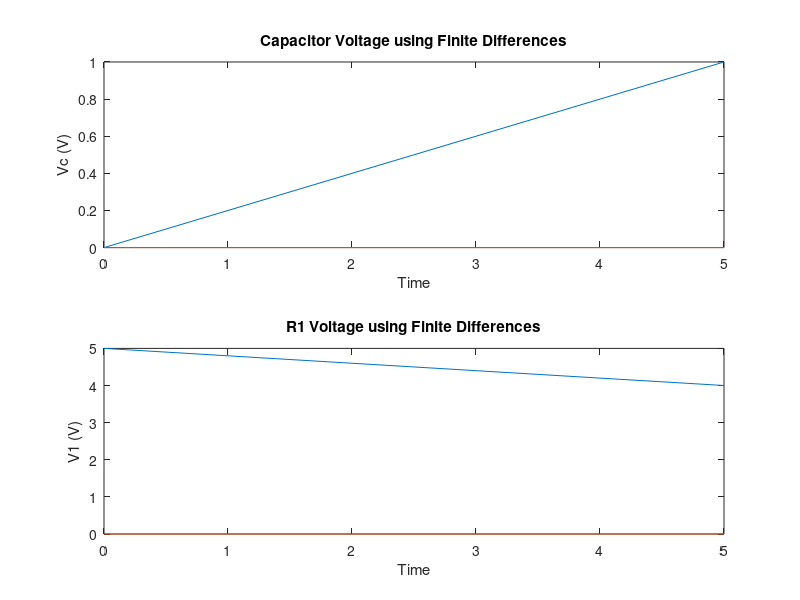
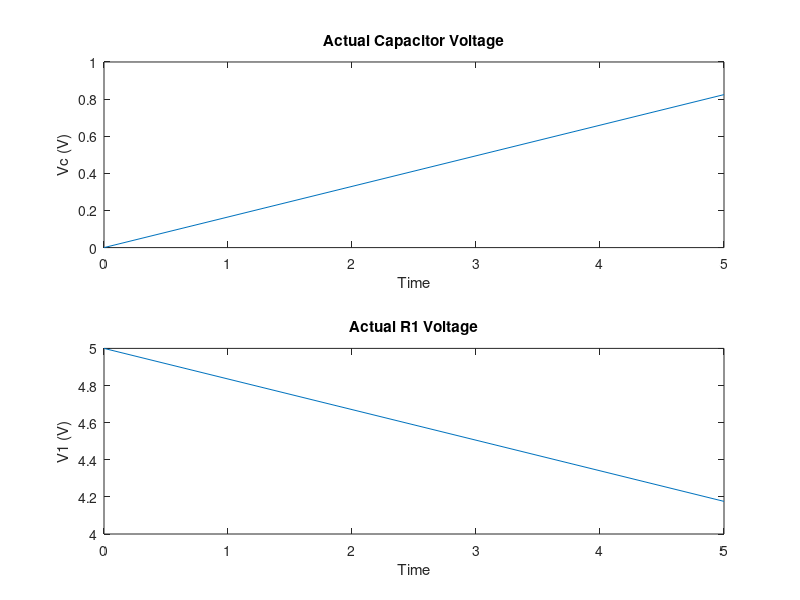

These figures' MATLAB source, in order:
% start by prompting the user for circuit values
% as well as time-step values.
prompt0 = 'Please enter a V0 value: ';
V = input(prompt0);
prompt1 = 'Please enter an R1 value: ';
R1 = input(prompt1);
prompt2 = 'Please enter an R2 value: ';
R2 = input(prompt2);
prompt3 = 'Please enter a value for C: ';
C = input(prompt3);
prompt4 = 'Please enter a maximum value for t (time): ';
tn = input(prompt4);
prompt5 = 'Lastly, please enter a delta t value for the time steps: ';
Dt = input(prompt5);

% initialize time array with t0 = 0 and increments of size Dt
t0 = 0;
t = t0:Dt:tn; 
n = length(t); 
tau = (R1*R2*C) / (R1 + R2); % time constant

% The analytical solutions will be plotted as well for reference
VC_Actual = -(V*R2/(R1 + R2)) * exp(- t / tau) + V*R2/(R1 + R2);
V1_Actual = V - VC_Actual;

% Initial conditions
VC_0 = 0; 
V1_0 = V - VC_0;

% initialize VC and V1 arrays that will hold the calculated values at the
% time steps t0:tn.
VC_FinDiff = zeros(n); V1_FinDiff = zeros(n);
VC_FinDiff(1) = VC_0;
V1_FinDiff(1) = V1_0;

% calculate the VC and V1 values using finite differences
for i = 2:n
   VC_FinDiff(i) = (Dt*V)/(R1*C) + VC_FinDiff(i-1) * (1 - (Dt/tau));
   V1_FinDiff(i) = V - VC_FinDiff(i);
end

% plot the finite differences calculations
ax1 = subplot(2,1,1);
Capacitor   = plot(ax1, t, VC_FinDiff);
title('Capacitor Voltage using Finite Differences');
ylabel('Vc (V)');
xlabel('Time');

ax2 = subplot(2,1,2);
Resistor1   = plot(ax2, t, V1_FinDiff);
title('R1 Voltage using Finite Differences');
ylabel('V1 (V)');
xlabel('Time');


% finally, in a new window, plot the analytical solutions 
% for V1 and VC
fig = figure;

ax3 = subplot(2,1,1);
CapacitorActual   = plot(ax3, t, VC_Actual);
title('Actual Capacitor Voltage');
ylabel('Vc (V)');
xlabel('Time');

ax4 = subplot(2,1,2);
Resistor1Actual   = plot(ax4, t, V1_Actual);
title('Actual R1 Voltage');
ylabel('V1 (V)');
xlabel('Time');
